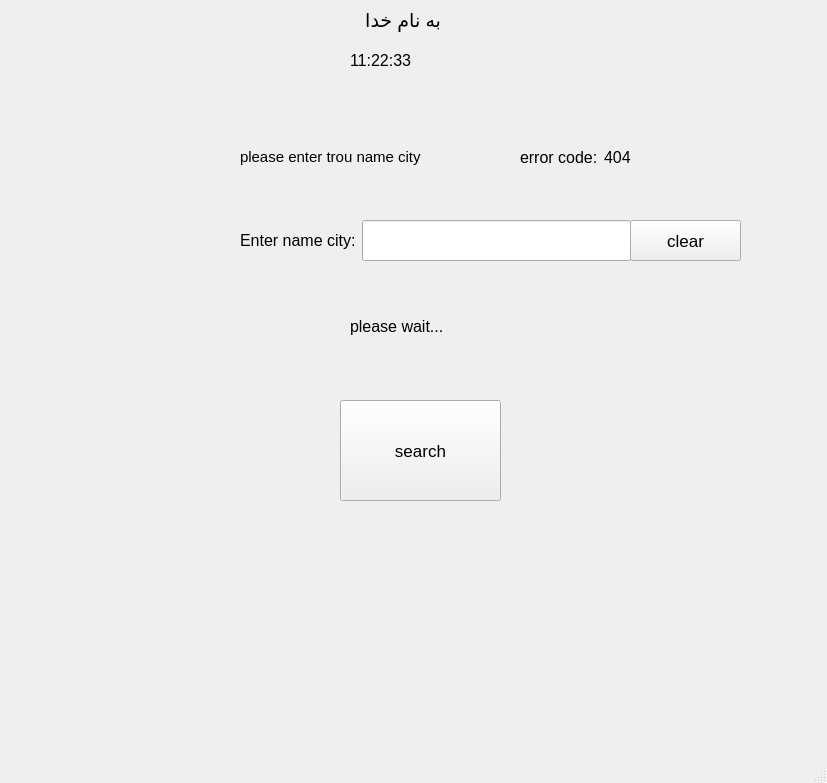
<?xml version="1.0" encoding="UTF-8"?>
<ui version="4.0">
 <class>weather</class>
 <widget class="QMainWindow" name="weather">
  <property name="geometry">
   <rect>
    <x>0</x>
    <y>0</y>
    <width>827</width>
    <height>783</height>
   </rect>
  </property>
  <property name="minimumSize">
   <size>
    <width>827</width>
    <height>783</height>
   </size>
  </property>
  <property name="maximumSize">
   <size>
    <width>827</width>
    <height>783</height>
   </size>
  </property>
  <property name="font">
   <font>
    <underline>false</underline>
    <strikeout>false</strikeout>
   </font>
  </property>
  <property name="windowTitle">
   <string>MainWindow</string>
  </property>
  <property name="autoFillBackground">
   <bool>false</bool>
  </property>
  <widget class="QWidget" name="centralwidget">
   <widget class="QLabel" name="label_time_menu">
    <property name="geometry">
     <rect>
      <x>350</x>
      <y>40</y>
      <width>161</width>
      <height>41</height>
     </rect>
    </property>
    <property name="font">
     <font>
      <pointsize>12</pointsize>
      <weight>50</weight>
      <italic>false</italic>
      <bold>false</bold>
      <underline>false</underline>
      <strikeout>false</strikeout>
     </font>
    </property>
    <property name="text">
     <string>11:22:33</string>
    </property>
   </widget>
   <widget class="QLabel" name="label_menu">
    <property name="geometry">
     <rect>
      <x>340</x>
      <y>0</y>
      <width>101</width>
      <height>41</height>
     </rect>
    </property>
    <property name="font">
     <font>
      <pointsize>14</pointsize>
     </font>
    </property>
    <property name="text">
     <string>به نام خدا</string>
    </property>
   </widget>
   <widget class="QPushButton" name="pushButton_search">
    <property name="geometry">
     <rect>
      <x>340</x>
      <y>400</y>
      <width>161</width>
      <height>101</height>
     </rect>
    </property>
    <property name="font">
     <font>
      <pointsize>13</pointsize>
      <weight>50</weight>
      <bold>false</bold>
     </font>
    </property>
    <property name="text">
     <string>search</string>
    </property>
   </widget>
   <widget class="QPushButton" name="pushButton_clear">
    <property name="geometry">
     <rect>
      <x>630</x>
      <y>220</y>
      <width>111</width>
      <height>41</height>
     </rect>
    </property>
    <property name="font">
     <font>
      <pointsize>13</pointsize>
      <weight>50</weight>
      <bold>false</bold>
     </font>
    </property>
    <property name="text">
     <string>clear</string>
    </property>
   </widget>
   <widget class="QWidget" name="layoutWidget">
    <property name="geometry">
     <rect>
      <x>240</x>
      <y>100</y>
      <width>391</width>
      <height>161</height>
     </rect>
    </property>
    <layout class="QVBoxLayout" name="verticalLayout">
     <item>
      <layout class="QHBoxLayout" name="horizontalLayout_3">
       <item>
        <widget class="QLabel" name="label_text_error">
         <property name="font">
          <font>
           <pointsize>11</pointsize>
          </font>
         </property>
         <property name="text">
          <string>please enter trou name city</string>
         </property>
        </widget>
       </item>
       <item>
        <spacer name="horizontalSpacer">
         <property name="orientation">
          <enum>Qt::Horizontal</enum>
         </property>
         <property name="sizeHint" stdset="0">
          <size>
           <width>40</width>
           <height>20</height>
          </size>
         </property>
        </spacer>
       </item>
       <item>
        <layout class="QHBoxLayout" name="horizontalLayout_2">
         <item>
          <widget class="QLabel" name="label_erorr_text_number">
           <property name="font">
            <font>
             <pointsize>12</pointsize>
             <weight>50</weight>
             <italic>false</italic>
             <bold>false</bold>
             <underline>false</underline>
             <strikeout>false</strikeout>
            </font>
           </property>
           <property name="text">
            <string>error code:</string>
           </property>
          </widget>
         </item>
         <item>
          <widget class="QLabel" name="label_error_number">
           <property name="font">
            <font>
             <pointsize>12</pointsize>
             <weight>50</weight>
             <italic>false</italic>
             <bold>false</bold>
             <underline>false</underline>
             <strikeout>false</strikeout>
            </font>
           </property>
           <property name="text">
            <string>404</string>
           </property>
          </widget>
         </item>
        </layout>
       </item>
      </layout>
     </item>
     <item>
      <layout class="QHBoxLayout" name="horizontalLayout">
       <item>
        <widget class="QLabel" name="label_enter_name_city">
         <property name="font">
          <font>
           <pointsize>12</pointsize>
           <kerning>false</kerning>
          </font>
         </property>
         <property name="text">
          <string>Enter name city:</string>
         </property>
        </widget>
       </item>
       <item>
        <widget class="QLineEdit" name="lineEdit_input_city">
         <property name="minimumSize">
          <size>
           <width>130</width>
           <height>41</height>
          </size>
         </property>
         <property name="font">
          <font>
           <pointsize>11</pointsize>
          </font>
         </property>
         <property name="text">
          <string/>
         </property>
        </widget>
       </item>
      </layout>
     </item>
    </layout>
   </widget>
   <widget class="QLabel" name="label_please_wait">
    <property name="geometry">
     <rect>
      <x>350</x>
      <y>290</y>
      <width>151</width>
      <height>73</height>
     </rect>
    </property>
    <property name="font">
     <font>
      <pointsize>12</pointsize>
      <weight>50</weight>
      <italic>false</italic>
      <bold>false</bold>
      <underline>false</underline>
      <strikeout>false</strikeout>
     </font>
    </property>
    <property name="text">
     <string>please wait...</string>
    </property>
   </widget>
  </widget>
  <widget class="QMenuBar" name="menubar">
   <property name="geometry">
    <rect>
     <x>0</x>
     <y>0</y>
     <width>827</width>
     <height>26</height>
    </rect>
   </property>
  </widget>
  <widget class="QStatusBar" name="statusbar"/>
 </widget>
 <resources/>
 <connections/>
</ui>
